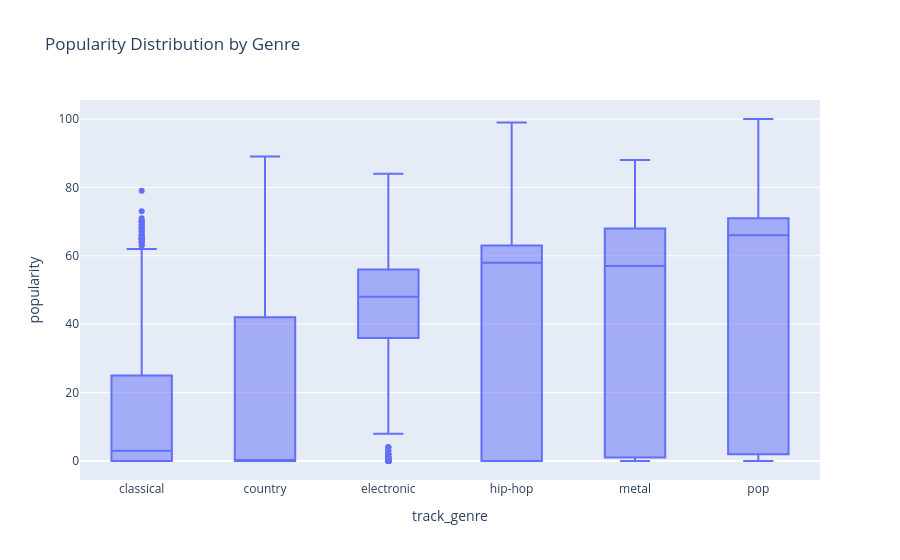

The code cell stored with this chart in its notebook:
### Markdown cell above
Interestingly, although non-explicit tracks make up the majority of the dataset, explicit tracks appear to have a slightly higher median popularity. This may suggest that explicit content is relatively common among more popular or commercially successful tracks. However, both groups still show a wide spread in popularity, indicating that explicitness alone is not enough to determine whether a song becomes popular.

### Code cell
fig = px.box(
    cleaned,
    x="track_genre",
    y="popularity",
    title="Popularity Distribution by Genre"
)

fig.show()

### Figure 1 — Plotly figure (JSON) as saved in the notebook; plotly's stock layout.template omitted (floating-point values rounded to 4 significant figures; data arrays with more than 128 entries replaced by an {"elided": "..."} marker saying what was removed)
{"data": [{"alignmentgroup": "True", "hovertemplate": "track_genre=%{x}<br>popularity=%{y}<extra></extra>", "legendgroup": "", "marker": {"color": "#636efa"}, "name": "", "notched": false, "offsetgroup": "", "orientation": "v", "showlegend": false, "type": "box", "x": {"elided": "6000 str values"}, "x0": " ", "xaxis": "x", "y": {"elided": "6000 int values"}, "y0": " ", "yaxis": "y"}], "layout": {"boxmode": "group", "legend": {"tracegroupgap": 0}, "title": {"text": "Popularity Distribution by Genre"}, "xaxis": {"anchor": "y", "domain": [0, 1], "title": {"text": "track_genre"}}, "yaxis": {"anchor": "x", "domain": [0, 1], "title": {"text": "popularity"}}}}
